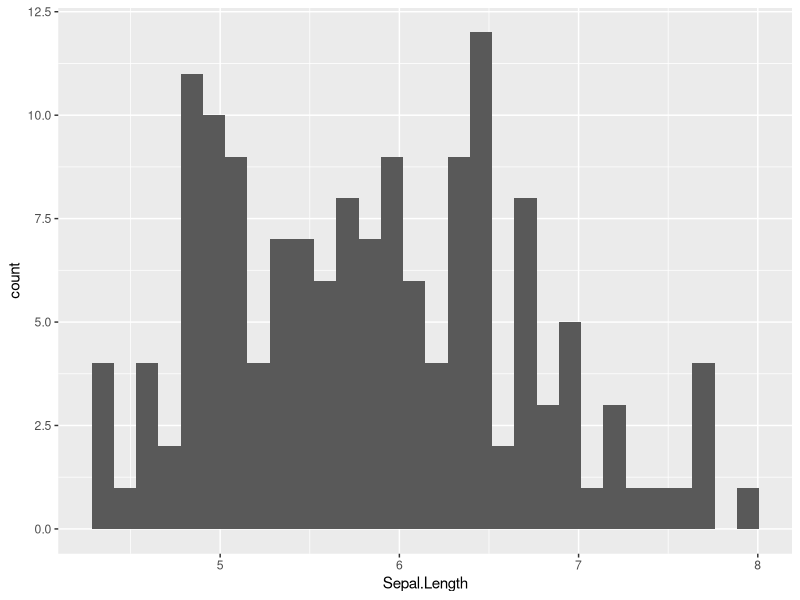

The R source for this figure:
## ---- chunk 1
#| fig-width: 10
#| fig-height: 4.5
#| echo: true
library(ggplot2)
ggplot(iris, aes(x = Sepal.Length)) +
  geom_histogram()
